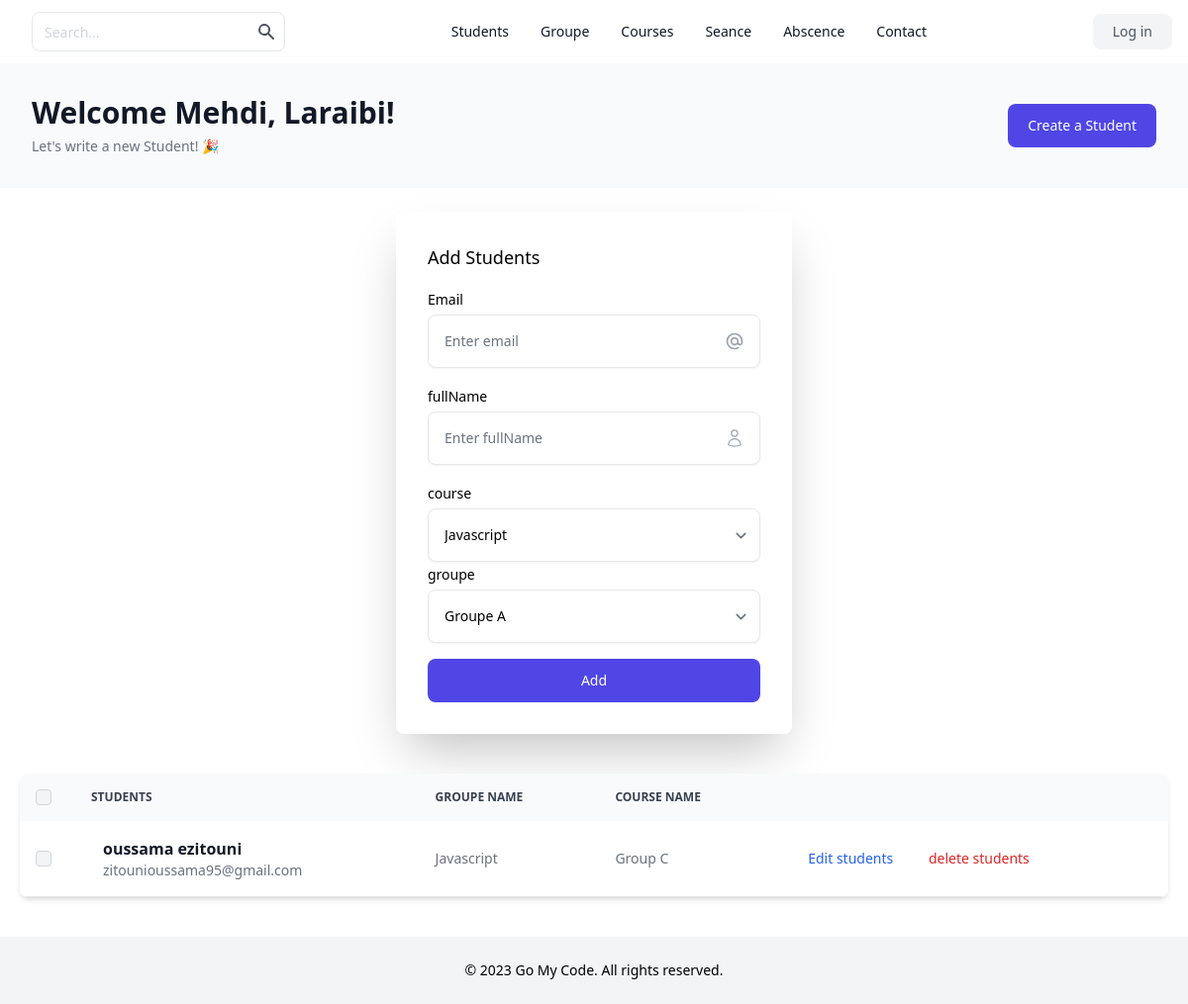
The page /students/index.php on the database as committed earlier.
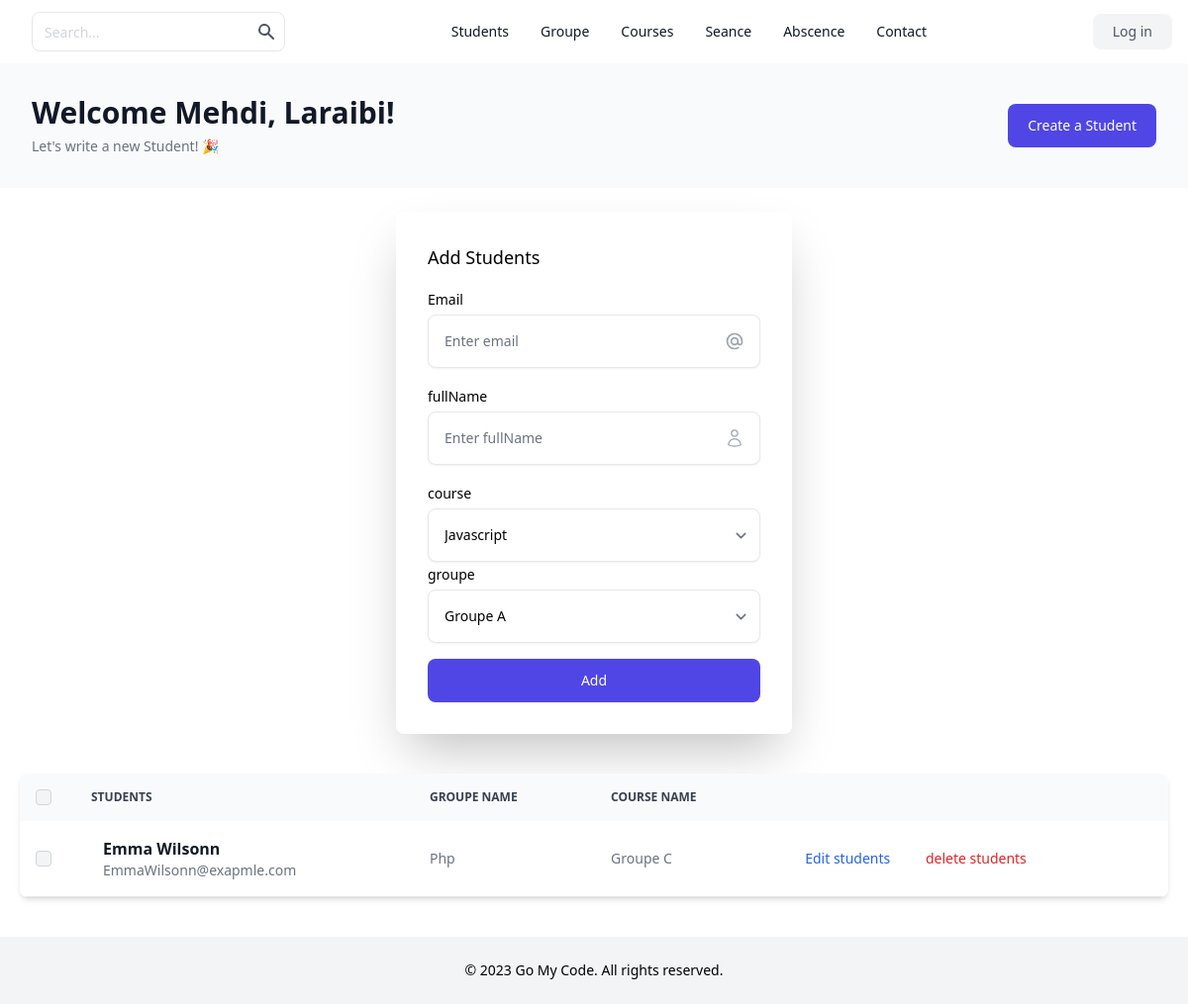
The same page on the database as committed later.
### tables this page shows
CREATE TABLE `students` (
  `id` int(11) NOT NULL AUTO_INCREMENT,
  `fullname` varchar(255) NOT NULL,
  `email` varchar(255) NOT NULL,
  `id_course` int(11) NOT NULL,
  `id_groupe` int(11) NOT NULL,
  PRIMARY KEY (`id`),
  KEY `fk_course_id` (`id_course`),
  KEY `fk_groupe_id` (`id_groupe`),
  CONSTRAINT `fk_course_id` FOREIGN KEY (`id_course`) REFERENCES `courses` (`id`) ON DELETE CASCADE ON UPDATE CASCADE,
  CONSTRAINT `fk_groupe_id` FOREIGN KEY (`id_groupe`) REFERENCES `groupes` (`id`) ON DELETE CASCADE ON UPDATE CASCADE
);

CREATE TABLE `courses` (
  `id` int(11) NOT NULL AUTO_INCREMENT,
  `course_name` varchar(255) NOT NULL,
  `id_user` int(11) NOT NULL,
  `course_image_path` varchar(255) NOT NULL,
  PRIMARY KEY (`id`),
  KEY `id_user` (`id_user`),
  CONSTRAINT `courses_ibfk_1` FOREIGN KEY (`id_user`) REFERENCES `users` (`id`)
);

CREATE TABLE `groupes` (
  `id` int(11) NOT NULL AUTO_INCREMENT,
  `name` varchar(255) NOT NULL,
  PRIMARY KEY (`id`)
);

### students/index.php (the view, shortened to what the changed rows need)
<?php
require_once('../inc/header.php');
require_once('create.php');
?>
<div aria-label="Page Header" class="bg-gray-50">
  <div class="mx-auto max-w-screen-xl px-4 py-6 sm:py-8 sm:px-6 lg:px-8">
    <div class="sm:flex sm:items-center sm:justify-between">
      <div class="text-center sm:text-left">
        <h1 class="text-2xl font-bold text-gray-900 sm:text-3xl">
          Welcome Mehdi, Laraibi!
        </h1>
      </div>
    </div>
  </div>
</div>
<div class="relative overflow-x-auto shadow-md sm:rounded-lg mt-10 mx-5">
  <table class="w-full text-sm text-left text-gray-500 dark:text-gray-400">
    <thead class="text-xs text-gray-700 uppercase bg-gray-50 dark:bg-gray-700 dark:text-gray-400">
      <tr>
        <th scope="col" class="p-4">
          <div class="flex items-center">
            <input id="checkbox-all-search" type="checkbox" class="w-4 h-4 text-blue-600 bg-gray-100 border-gray-300 rounded focus:ring-blue-500 dark:focus:ring-blue-600 dark:ring-offset-gray-800 dark:focus:ring-offset-gray-800 focus:ring-2 dark:bg-gray-700 dark:border-gray-600" />
          </div>
        </th>
        <th scope="col" class="px-6 py-3">Students</th>
        <th scope="col" class="px-6 py-3">Groupe name</th>
        <th scope="col" class="px-6 py-3">Course name</th>
        <th scope="col" class="px-6 py-3"></th>
      </tr>
    </thead>
    <tbody>
      <?php
      $query = $conn->prepare('SELECT students.id, students.email, students.fullname, courses.course_name, groupes.name
      FROM students
      INNER JOIN courses ON students.id_course = courses.id
      INNER JOIN groupes ON students.id_groupe = groupes.id');
      $query->execute();
      $students = $query->fetchAll();
      foreach ($students as $key => $value) { ?>
        <tr class="bg-white border-b dark:bg-gray-800 dark:border-gray-700 hover:bg-gray-50 dark:hover:bg-gray-600">
          <td class="w-4 p-4">
            <div class="flex items-center">
              <input id="checkbox-table-search-1" type="checkbox" class="w-4 h-4 text-blue-600 bg-gray-100 border-gray-300 rounded focus:ring-blue-500 dark:focus:ring-blue-600 dark:ring-offset-gray-800 dark:focus:ring-offset-gray-800 focus:ring-2 dark:bg-gray-700 dark:border-gray-600" />
            </div>
          </td>
          <th scope="row" class="flex items-center px-6 py-4 text-gray-900 whitespace-nowrap dark:text-white">
            <div class="pl-3">
              <div class="text-base font-semibold"><?= $value['fullname']  ?></div>
              <div class="font-normal text-gray-500">
                <?= $value['email']  ?>
              </div>
            </div>
          </th>
          <td class="px-6 py-4"> <?= $value['course_name']  ?></td>
          <td class="px-6 py-4"> <?= $value['name']  ?></td>
          <td class="px-6 py-4">
            <a href="update.php?id=<?= $value['id'] ?>" class="font-medium text-blue-600 dark:text-blue-500 hover:underline mx-4">Edit students</a>
            <a href="delete.php?id=<?= $value['id'] ?>" class="font-medium text-red-600 dark:text-blue-500 hover:underline mx-4">delete students</a>
          </td>
        </tr> <?php  } ?>
    </tbody>
  </table>
</div>
<?php require_once('../inc/footer.php') ?>

Rows that differ between the two databases and show on the page:
removed students: fullname "oussama ezitouni", email "zitounioussama95@gmail.com", id_course.course_name "Javascript", id_groupe.name "Group C"
added students: fullname "Emma Wilsonn", email "EmmaWilsonn@exapmle.com", id_course.course_name "Php", id_groupe.name "Groupe C"
